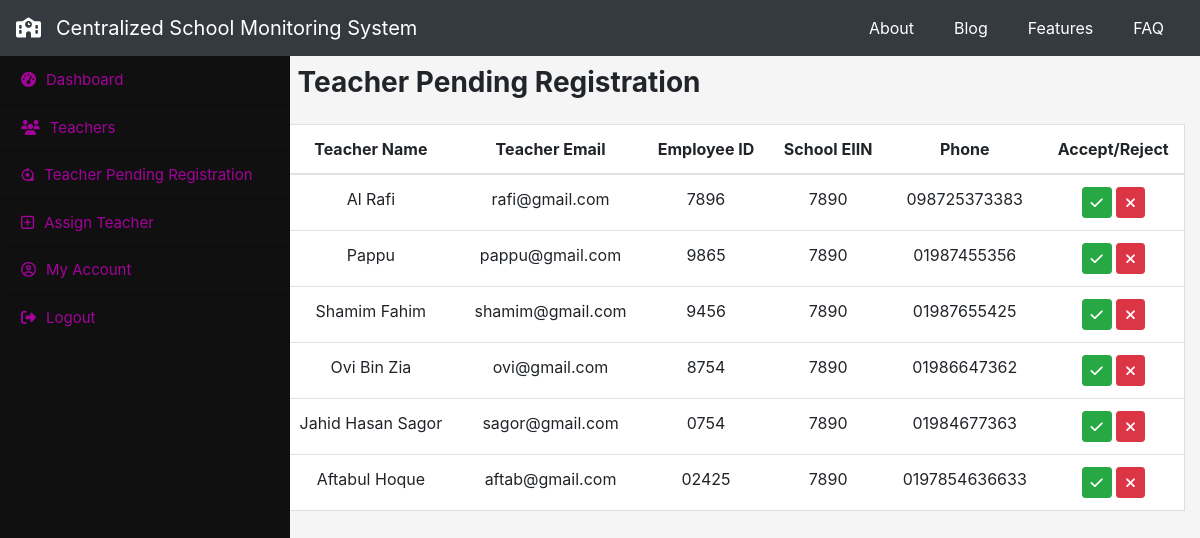
Screenshot of /headmaster/teacherverification (signed in) with the database file from the repository.
### initapp/models.py (models this page shows, shortened)
class teacher_verify(models.Model):
    t_fullname = models.CharField(max_length=100, blank=False, null=False)
    t_email = models.CharField(max_length=100, blank=False, null=False)
    t_empid = models.CharField(max_length=100, primary_key=True)
    t_pass = models.CharField(max_length=50, blank=False, null=False)
    t_phone = models.CharField(max_length=50, blank=False, null=False)
    sch_eiin = models.CharField(
        max_length=25, blank=False, null=False, default=None)
    def approve_teacher(self):
        return f"./teacher_approve/{self.t_empid}/"
    def reject_teacher(self):
        return f"./teacher_reject/{self.t_empid}/"

### headmaster/views.py (the view)
# urls.py: path('teacherverification', views.teacherverification,
def teacherverification(request):
    s_eiin = headmaster_account.objects.get(
        h_empid=request.session.get('headmaster_eid'))
    check_ein = s_eiin.sch_eiin
    tv = teacher_verify.objects.filter(sch_eiin=check_ein)
    return render(request, 'headmaster/teacher_verification.html', {'tv': tv})

### headmaster/templates/headmaster/teacher_verification.html (shortened to what this page needs)
{% extends 'headmaster/h_base.html' %}
{% block content %}
<div>
  <h3 class="font-weight-bold mb-4 d-inline-block">Teacher Pending Registration</h3>
</div>
<div class="row teacher_verify">
  <table class="table" style="text-align: center;">
    <thead>
      <tr>
        <th scope="col">Teacher Name</th>
        <th scope="col">Teacher Email</th>
        <th scope="col">Employee ID</th>
        <th scope="col">School EIIN</th>
        <th scope="col">Phone</th>
        <th scope="col">Accept/Reject</th>
      </tr>
    </thead>
    <tbody>
      {% for teacher in tv %}
      <tr>
        <td>{{ teacher.t_fullname }}</td>
        <td>{{ teacher.t_email}}</td>
        <td>{{ teacher.t_empid }}</td>
        <td>{{ teacher.sch_eiin}}</td>
        <td> {{ teacher.t_phone }}</td>
        <td>
          <a href="{{ teacher.approve_teacher }}" class="btn btn-sm btn-success"><i
              class="fas fa-check"></i></a>
          <a href="{{ teacher.reject_teacher }}" class="btn btn-sm btn-danger"><i class="fas fa-times"></i></a>
        </td>
      </tr>
      {% endfor %}
    </tbody>
  </table>
</div>
{% endblock %}

### static/styles/app.css (style rules this page uses)
body { background-color: whitesmoke; @import url("https://fonts.googleapis.com/css?family=Raleway&display=swap"); @import url("https://fonts.googleapis.com/css?family=Roboto&display=swap"); }
.allteacher .table, .teacher_verify .table, .head_verify .table, .assign_tech_table .table, .tabledesign { text-align: center; border: 1px solid #ddd; background: white; }

### rows the page displays
teacher_verify: t_fullname "Al Rafi", t_email "rafi@gmail.com", t_empid "7896", sch_eiin "7890", t_phone "098725373383"
teacher_verify: t_fullname "Pappu", t_email "pappu@gmail.com", t_empid "9865", sch_eiin "7890", t_phone "01987455356"
teacher_verify: t_fullname "Shamim Fahim", t_email "shamim@gmail.com", t_empid "9456", sch_eiin "7890", t_phone "01987655425"
teacher_verify: t_fullname "Ovi Bin Zia", t_email "ovi@gmail.com", t_empid "8754", sch_eiin "7890", t_phone "01986647362"
teacher_verify: t_fullname "Jahid Hasan Sagor", t_email "sagor@gmail.com", t_empid "0754", sch_eiin "7890", t_phone "01984677363"
teacher_verify: t_fullname "Aftabul Hoque", t_email "aftab@gmail.com", t_empid "02425", sch_eiin "7890", t_phone "0197854636633"
